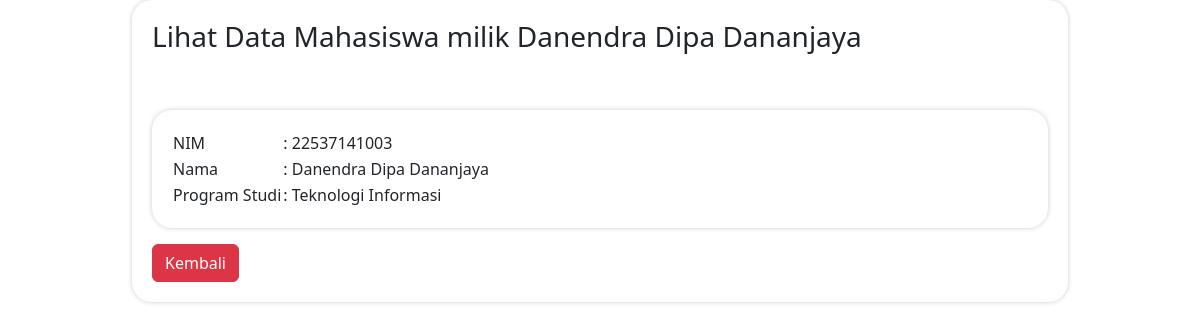
Screenshot of /lihat.php?nim=22537141003 with the database file from the repository.
### tables this page shows
CREATE TABLE `mahasiswa` (
  `id` int(11) NOT NULL,
  `nim` varchar(50) NOT NULL,
  `nama` varchar(255) NOT NULL,
  `prodi` varchar(255) NOT NULL
);

### lihat.php (the view, shortened to what this page needs)
<?php
include("koneksi.php");
$nim = $_GET['nim'];
$data = mysqli_query($koneksi, "SELECT * from mahasiswa WHERE nim='$nim'") or die('koneksi gagal');
$d = mysqli_fetch_array($data);
?>
<!DOCTYPE html>
<html lang="en">
<head>
    <link href="https://cdn.jsdelivr.net/npm/bootstrap@5.2.3/dist/css/bootstrap.min.css" rel="stylesheet">
</head>
<body>
    <div class="container">
        <div class="box">
            <div class="judul">
                <h3> Lihat Data Mahasiswa milik <?php echo $d['nama'] ?> </h3>
            </div>
            <br>
            <br>
            <div class="box">
                <?php
                include("koneksi.php");
                $nim = $_GET['nim'];
                $data = mysqli_query($koneksi, "SELECT * from mahasiswa WHERE nim='$nim'") or die('koneksi gagal');
                while ($d = mysqli_fetch_array($data)) {
                ?>
                    <table>
                        <tr>
                            <td>NIM</td>
                            <td>: <?php echo $d['nim'] ?></td>
                        </tr>
                        <tr>
                            <td>Nama</td>
                            <td>: <?php echo $d['nama'] ?></td>
                        </tr>
                        <tr>
                            <td>Program Studi</td>
                            <td>: <?php echo $d['prodi'] ?></td>
                        </tr>
                    </table>
                <?php
                } ?>
            </div>
            <a href="dashboard.php" class="btn btn-danger mt-3">Kembali</a>
        </div>
    </div>
</body>
</html>

### lihat.php (style rules this page uses)
.container { width: 80%; margin: auto; }
.box { width: 100%; padding: 20px; background-color: #fff; box-shadow: 0px 0px 5px #ccc; border-radius: 20px; }

### rows the page displays
mahasiswa: nama "Danendra Dipa Dananjaya", nim "22537141003", prodi "Teknologi Informasi"
